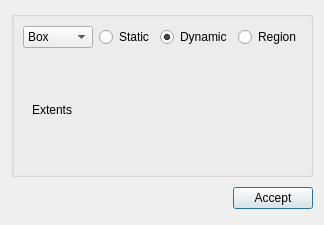
<?xml version="1.0" encoding="UTF-8"?>
<ui version="4.0">
 <class>PhysicsDescDialog</class>
 <widget class="QDialog" name="PhysicsDescDialog">
  <property name="geometry">
   <rect>
    <x>0</x>
    <y>0</y>
    <width>301</width>
    <height>225</height>
   </rect>
  </property>
  <property name="windowTitle">
   <string>Dialog</string>
  </property>
  <layout class="QGridLayout" name="gridLayout_2">
   <item row="0" column="0">
    <widget class="QGroupBox" name="physicsGroup">
     <property name="title">
      <string/>
     </property>
     <property name="flat">
      <bool>false</bool>
     </property>
     <property name="checkable">
      <bool>false</bool>
     </property>
     <layout class="QGridLayout" name="gridLayout_3">
      <item row="0" column="2">
       <widget class="QRadioButton" name="isStatic">
        <property name="text">
         <string>Static</string>
        </property>
        <property name="checked">
         <bool>false</bool>
        </property>
       </widget>
      </item>
      <item row="0" column="1">
       <widget class="QComboBox" name="geometry">
        <item>
         <property name="text">
          <string>Box</string>
         </property>
        </item>
        <item>
         <property name="text">
          <string>Sphere</string>
         </property>
        </item>
        <item>
         <property name="text">
          <string>Mesh</string>
         </property>
        </item>
       </widget>
      </item>
      <item row="0" column="3">
       <widget class="QRadioButton" name="isDynamic">
        <property name="text">
         <string>Dynamic</string>
        </property>
        <property name="checked">
         <bool>true</bool>
        </property>
       </widget>
      </item>
      <item row="0" column="4">
       <widget class="QRadioButton" name="isRegion">
        <property name="text">
         <string>Region</string>
        </property>
       </widget>
      </item>
      <item row="1" column="1" colspan="4">
       <widget class="QStackedWidget" name="stackedWidget">
        <property name="currentIndex">
         <number>0</number>
        </property>
        <widget class="QWidget" name="box">
         <layout class="QHBoxLayout" name="horizontalLayout_2">
          <item>
           <widget class="QLabel" name="label_3">
            <property name="text">
             <string>Extents</string>
            </property>
           </widget>
          </item>
          <item>
           <widget class="VecEditWidget" name="boxExtents" native="true">
            <layout class="QGridLayout" name="gridLayout_5"/>
           </widget>
          </item>
         </layout>
        </widget>
        <widget class="QWidget" name="sphere">
         <layout class="QFormLayout" name="formLayout_2">
          <item row="0" column="0">
           <widget class="QLabel" name="label">
            <property name="text">
             <string>Radius</string>
            </property>
           </widget>
          </item>
          <item row="0" column="1">
           <widget class="QDoubleSpinBox" name="sphereRadius">
            <property name="singleStep">
             <double>0.100000000000000</double>
            </property>
            <property name="value">
             <double>1.000000000000000</double>
            </property>
           </widget>
          </item>
         </layout>
        </widget>
        <widget class="QWidget" name="mesh">
         <layout class="QGridLayout" name="gridLayout">
          <item row="0" column="0">
           <widget class="QLabel" name="label_2">
            <property name="text">
             <string>Mesh</string>
            </property>
           </widget>
          </item>
         </layout>
        </widget>
        <widget class="QWidget" name="page">
         <widget class="QLabel" name="label_4">
          <property name="geometry">
           <rect>
            <x>30</x>
            <y>10</y>
            <width>46</width>
            <height>13</height>
           </rect>
          </property>
          <property name="text">
           <string>Region</string>
          </property>
         </widget>
        </widget>
       </widget>
      </item>
     </layout>
    </widget>
   </item>
   <item row="1" column="0">
    <layout class="QHBoxLayout">
     <property name="spacing">
      <number>6</number>
     </property>
     <property name="margin">
      <number>0</number>
     </property>
     <item>
      <spacer>
       <property name="orientation">
        <enum>Qt::Horizontal</enum>
       </property>
       <property name="sizeHint" stdset="0">
        <size>
         <width>131</width>
         <height>31</height>
        </size>
       </property>
      </spacer>
     </item>
     <item>
      <widget class="QPushButton" name="pushButton">
       <property name="text">
        <string>Accept</string>
       </property>
      </widget>
     </item>
    </layout>
   </item>
  </layout>
 </widget>
 <customwidgets>
  <customwidget>
   <class>VecEditWidget</class>
   <extends>QWidget</extends>
   <header>veceditwidget.h</header>
   <container>1</container>
   <slots>
    <signal>valueChanged()</signal>
   </slots>
  </customwidget>
 </customwidgets>
 <resources/>
 <connections>
  <connection>
   <sender>geometry</sender>
   <signal>currentIndexChanged(int)</signal>
   <receiver>PhysicsDescDialog</receiver>
   <slot>onGeometryChanged(int)</slot>
   <hints>
    <hint type="sourcelabel">
     <x>69</x>
     <y>27</y>
    </hint>
    <hint type="destinationlabel">
     <x>39</x>
     <y>142</y>
    </hint>
   </hints>
  </connection>
  <connection>
   <sender>pushButton</sender>
   <signal>clicked()</signal>
   <receiver>PhysicsDescDialog</receiver>
   <slot>onAccept()</slot>
   <hints>
    <hint type="sourcelabel">
     <x>229</x>
     <y>198</y>
    </hint>
    <hint type="destinationlabel">
     <x>156</x>
     <y>199</y>
    </hint>
   </hints>
  </connection>
 </connections>
 <slots>
  <slot>onGeometryChanged(int)</slot>
  <slot>onAccept()</slot>
 </slots>
</ui>
